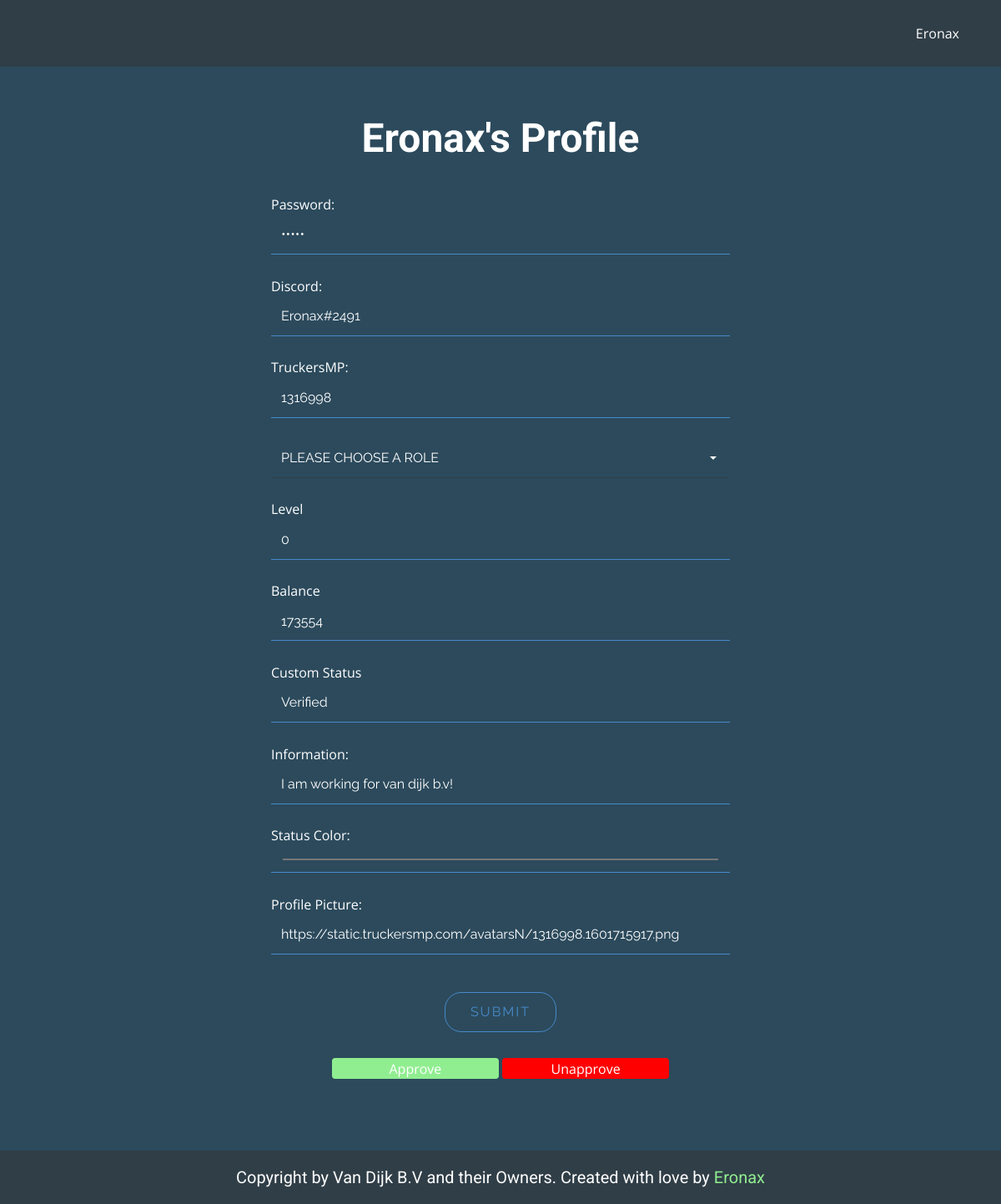
Page /staff_edit.php (signed in) on the earlier database version.
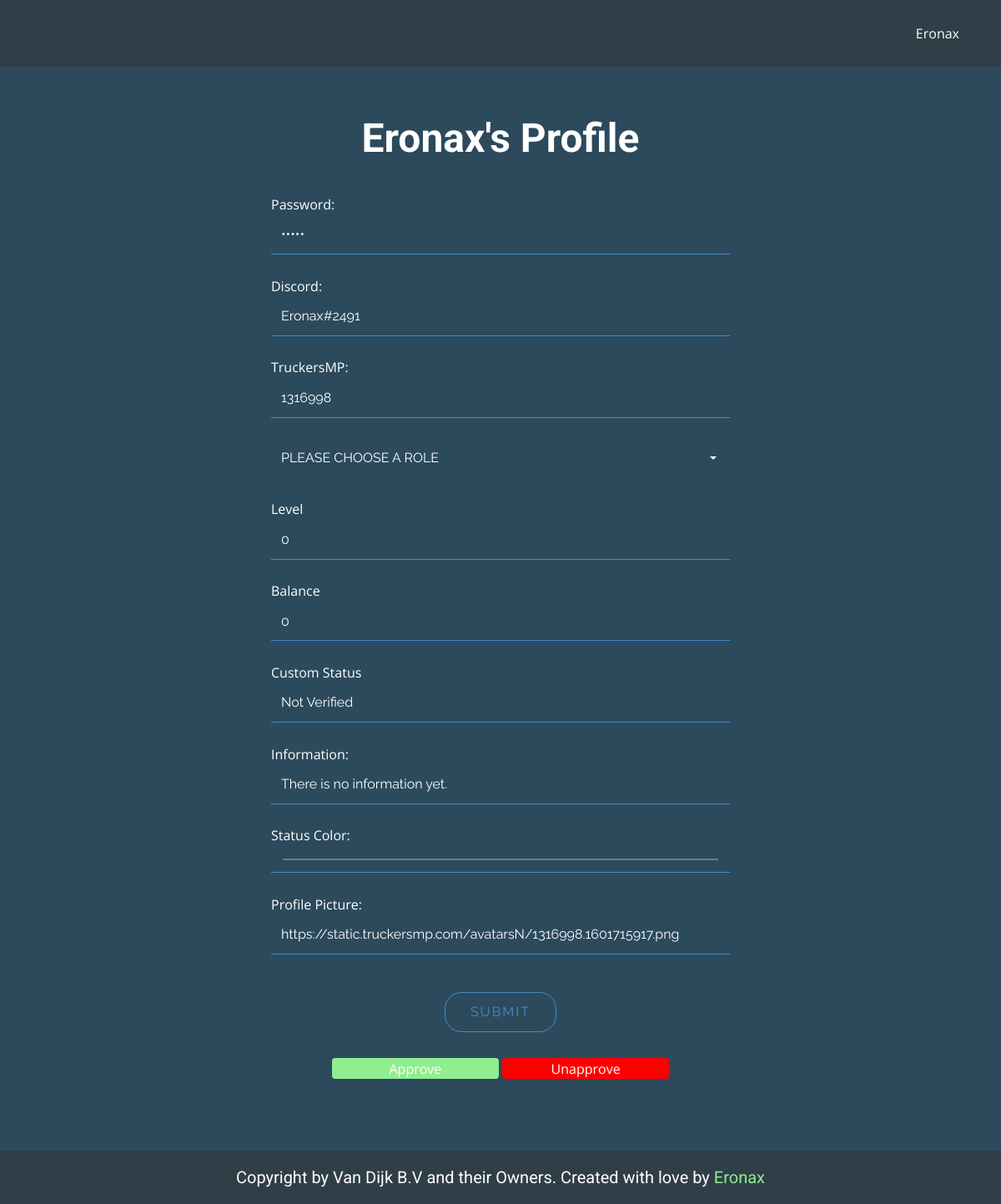
Same page on the later database version.
### tables this page shows
CREATE TABLE IF NOT EXISTS `users` (
  `id` int(11) NOT NULL AUTO_INCREMENT,
  `username` tinytext NOT NULL,
  `password` tinytext NOT NULL,
  `role_id` int(11) NOT NULL DEFAULT 22,
  `status` tinytext NOT NULL DEFAULT 'Not Verified',
  `discord` tinytext NOT NULL,
  `truckersmp` int(50) NOT NULL,
  `user_pb` text NOT NULL DEFAULT 'https://moonvillageassociation.org/wp-content/uploads/2018/06/default-profile-picture1.jpg',
  `status_color` varchar(50) NOT NULL DEFAULT '#fffff',
  `information` text NOT NULL DEFAULT 'There is no information yet.',
  `last_online` timestamp NOT NULL DEFAULT current_timestamp(),
  `updated_at` timestamp NOT NULL DEFAULT current_timestamp() ON UPDATE current_timestamp(),
  `created_at` timestamp NOT NULL DEFAULT current_timestamp(),
  PRIMARY KEY (`id`),
  UNIQUE KEY `username` (`username`) USING HASH,
  KEY `FK_users_roles` (`role_id`),
  CONSTRAINT `FK_users_roles` FOREIGN KEY (`role_id`) REFERENCES `roles` (`id`) ON DELETE NO ACTION ON UPDATE NO ACTION
);

CREATE TABLE IF NOT EXISTS `banks` (
  `id` int(11) NOT NULL AUTO_INCREMENT,
  `username` varchar(50) NOT NULL,
  `balance` int(11) NOT NULL DEFAULT 0,
  `updated_at` timestamp NOT NULL DEFAULT current_timestamp() ON UPDATE current_timestamp(),
  `created_at` timestamp NOT NULL DEFAULT current_timestamp(),
  PRIMARY KEY (`id`)
);

CREATE TABLE IF NOT EXISTS `levels` (
  `id` int(11) NOT NULL AUTO_INCREMENT,
  `username` varchar(50) NOT NULL,
  `level` int(11) NOT NULL DEFAULT 0,
  `timestamp` timestamp NOT NULL DEFAULT current_timestamp() ON UPDATE current_timestamp(),
  PRIMARY KEY (`id`)
);

### public/staff_edit.php (called while the page is built, shortened)
<?php
include '../app/database.php';
include '../app/config.php';
if (isset($_GET['id'])) {
    $current_id = $_GET['id'];
} else {
    $current_id = $_SESSION['id'];
}
$all_user_information = get_profile_information($con, $current_id);
$loggeduser = $_SESSION['name'];
$get_user_perms_edit = check_user_perms_edit($con, $loggeduser);
require '../views/staff_edit.view.php';

### app/database.php (called while the page is built, shortened)
<?php
function get_profile_information($con, $current_id)
{
    $query = "SELECT users.id, users.last_online, users.password, users.role_id AS 'roleid', users.username, users.status, tokens.token, users.discord, users.truckersmp, users.user_pb, users.status_color, users.information, users.created_at, roles.id AS 'role_id', roles.name AS 'role_name', roles.color AS 'role_color', levels.level, banks.balance, roles.perms AS 'perms'
    FROM users
    JOIN roles ON users.role_id=roles.id
    JOIN levels ON users.id=levels.id
    JOIN banks ON users.id=banks.id
    JOIN tokens on tokens.used_by=users.username
    WHERE users.id='$current_id'";
    $result = $con->query($query);
    $get_profile_information = $result->fetch_assoc();
    return $get_profile_information;
}
function check_user_perms_edit($con, $loggeduser)
{
    $query = "SELECT roles.perms
    FROM users
    JOIN roles ON users.role_id=roles.id
    WHERE users.username='$loggeduser'";
    $result = $con->query($query);
    $get_user_perms_edit = $result->fetch_assoc();
    return $get_user_perms_edit;
}

### views/staff_edit.view.php (the view, shortened to what the changed rows need)
<!DOCTYPE html>
<html style="font-size: 16px;">
<head>
  <link rel="stylesheet" href="../views/css/nicepage_add.css" media="screen">
  <link rel="stylesheet" href="../views/css/add.css" media="screen">
  <link rel="stylesheet" href="../views/css/button.css" media="screen">
</head>
<body class="u-body">
  <section class="u-align-center u-clearfix u-custom-color-2 u-section-1" id="sec-58b6">
    <div class="u-clearfix u-sheet u-sheet-1">
      <h1 class="u-text u-text-1"><?php echo $all_user_information['username'] ?>'s Profile</h1>
      <div class="u-form u-form-1">
        <form action="../app/classes/staff_edit.php?id=<?php echo $all_user_information['id'] ?>" method="POST" class="u-clearfix u-form-spacing-20 u-inner-form" style="padding: 10px" source="custom" name="form">
          <div class="u-form-group u-form-name">
            <label for="name-3b9a" class="u-label">Password:</label>
            <input type="password" value="<?php echo $all_user_information['password'] ?>" id="name-3b9a" name="password" class="u-border-1 u-border-no-left u-border-no-right u-border-no-top u-border-palette-1-base u-custom-font u-font-raleway u-input u-input-rectangle u-input-1" required="" <?php if ($get_user_perms_edit['perms'] < 99) { ?> disabled <?php } ?>>
          </div>
          <br>
          <div class="u-form-group u-form-name">
            <label for="name-3b9a" class="u-label">Discord:</label>
            <input type="text" value="<?php echo $all_user_information['discord'] ?>" id="name-3b9a" name="discord" class="u-border-1 u-border-no-left u-border-no-right u-border-no-top u-border-palette-1-base u-custom-font u-font-raleway u-input u-input-rectangle u-input-1" required="">
          </div>
          <br>
          <div class="u-form-group u-form-name">
            <label for="name-3b9a" class="u-label">TruckersMP:</label>
            <input type="text" value="<?php echo $all_user_information['truckersmp'] ?>" id="name-3b9a" name="truckersmp" class="u-border-1 u-border-no-left u-border-no-right u-border-no-top u-border-palette-1-base u-custom-font u-font-raleway u-input u-input-rectangle u-input-1" required="">
          </div>
          <br>
          <br>
          <div class="u-form-group u-form-group-3">
            <label for="text-8b2a" class="u-label">Level</label>
            <input type="text" value="<?php echo $all_user_information['level'] ?>" id="text-8b2a" name="level" class="u-border-1 u-border-no-left u-border-no-right u-border-no-top u-border-palette-1-base u-custom-font u-font-raleway u-input u-input-rectangle u-input-1" required="">
          </div>
          <br>
          <div class="u-form-group u-form-group-3">
            <label for="text-8b2a" class="u-label">Balance</label>
            <input type="text" value="<?php echo $all_user_information['balance'] ?>" id="text-8b2a" name="balance" class="u-border-1 u-border-no-left u-border-no-right u-border-no-top u-border-palette-1-base u-custom-font u-font-raleway u-input u-input-rectangle u-input-1" required="" <?php if ($get_user_perms_edit['perms'] < 89) { ?> disabled <?php } ?>>
          </div>
          <br>
          <div class="u-form-group u-form-group-3">
            <label for="text-8b2a" class="u-label">Custom Status</label>
            <input type="text" value="<?php echo $all_user_information['status'] ?>" id="text-8b2a" name="status" class="u-border-1 u-border-no-left u-border-no-right u-border-no-top u-border-palette-1-base u-custom-font u-font-raleway u-input u-input-rectangle u-input-1" required="" <?php if ($get_user_perms_edit['perms'] < 89) { ?> disabled <?php } ?>>
          </div>
          <br>
          <div class="u-form-email u-form-group">
            <label for="email-3b9a" class="u-label">Information:</label>
            <input type="text" value="<?php echo $all_user_information['information'] ?>" id="email-3b9a" name="information" class="u-border-1 u-border-no-left u-border-no-right u-border-no-top u-border-palette-1-base u-custom-font u-font-raleway u-input u-input-rectangle u-input-1" required="">
          </div>
          <br>
          <div class="u-form-group u-form-group-3">
            <label for="text-8b2a" class="u-label">Status Color:</label>
            <input type="color" value="<?php echo $all_user_information['status_color'] ?>" id="text-8b2a" name="status_color" class="u-border-1 u-border-no-left u-border-no-right u-border-no-top u-border-palette-1-base u-custom-font u-font-raleway u-input u-input-rectangle u-input-1" required="">
          </div>
          <br>
          <div class="u-form-group u-form-group-3">
            <label for="text-8b2a" class="u-label">Profile Picture:</label>
            <input type="text" value="<?php echo $all_user_information['user_pb'] ?>" id="text-8b2a" name="user_pb" class="u-border-1 u-border-no-left u-border-no-right u-border-no-top u-border-palette-1-base u-custom-font u-font-raleway u-input u-input-rectangle u-input-1" required="">
          </div>
          <br>
        </form>
        <?php if ($get_user_perms_edit['perms'] > 99) { ?>
          <button class="button_blue" style="vertical-align:middle; width: 200px; background-color: lightgreen;" data-href="../app/classes/approve.php?id=<?php echo $_GET['id'] ?>"><span>Approve</span></button>
          <button class="button_blue" style="vertical-align:middle; width: 200px; background-color: red;" data-href="../app/classes/unapprove.php?id=<?php echo $_GET['id'] ?>"><span>Unapprove</span></button>
        <?php } ?>
      </div>
      <br>
    </div>
  </section>
</body>
</html>

Differences in the rows shown:
changed users "Eronax": balance "173554" → "0"; status "Verified" → "Not Verified"; information "I am working for van dijk b.v!" → "There is no information yet."; status_color "#ffffff" → "#000000"
